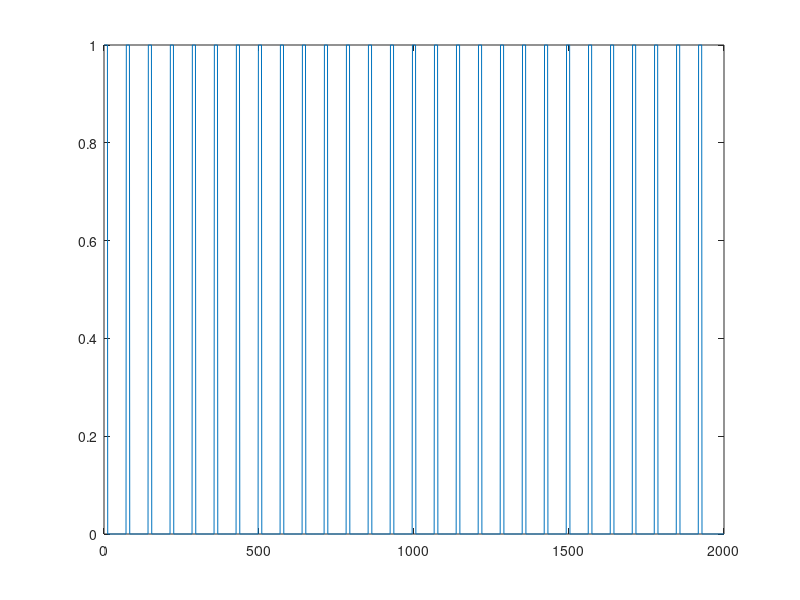

This figure's MATLAB source:

num_pulses = 28; 
pulse_interval = 71; %ms
pulse_width = 10; 
interpulse = pulse_interval - pulse_width; 

num_samples = 2000; 
stim_tseries = zeros(num_samples,1); 

ind = 1;
for i=1:num_pulses
    stim_tseries(ind:ind+pulse_width) = 1;
    ind = ind + pulse_interval;
end

%%
h = figure;
plot(stim_tseries)

%%
sum(diff(stim_tseries)==-1)